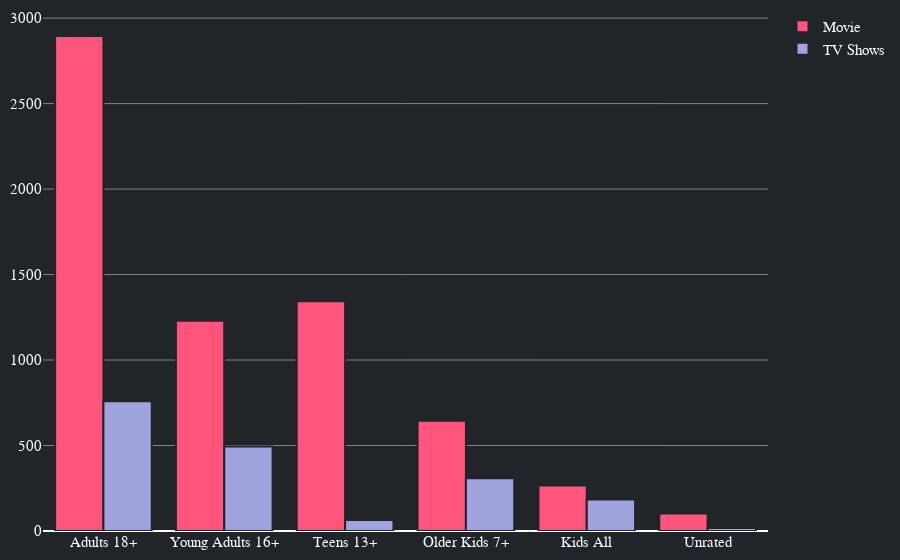

Notebook source saved alongside this figure:
### Markdown cell above
## Rating analysis

We plot in a bar chart ratings present on our dataset divided for type (Movie and TV Show).

**Conclusion:** Here we can notice that most of the contents are made for Adults. Another interesting insights is the fact that movie present more teen than young adoults rating and TV Shows tent to be rated more as Young Adults than Teen.

### Code cell
df = data.copy()
df['rating'].replace('no_data', np.nan, inplace  = True)
df.dropna(inplace=True)
df['count'] = 1
order = pd.DataFrame(df.groupby('rating')['count'].sum().sort_values(ascending=False).reset_index())
rating_order = order['rating'].to_list()
mf = df.groupby('type')['rating'].value_counts().unstack().sort_index().fillna(0).astype(int)[rating_order]
fig = go.Figure()
fig.add_trace(go.Bar(x=mf.columns, y=mf.loc['Movie'],
                base=0,
                marker_color='#ff547c',
                name='Movie'))
fig.add_trace(go.Bar(x=mf.columns,  y= mf.loc['TV Show'],
                marker_color='#a0a3de',
                name='TV Shows'
                ))

fig.update_traces(marker=dict(line=dict(color='#212529', width=2)), hoverlabel=dict(font_size=14,font_family="Arial, san serif",font_color="white") )
fig.update_traces(hovertemplate=('<br>Total %{x}: %{y}<br><extra></extra>'))
fig.update_layout(paper_bgcolor="#212529", plot_bgcolor ='rgba(0, 0, 0, 0)', hoverlabel_bordercolor='#212529',margin=margin, yaxis_gridcolor ='rgba(225, 225, 225, .5)', font_color="white", font_family="Arial, san serif", font_size=15)

fig.update_yaxes(color="white")
fig.update_xaxes(color="white")
fig.write_html('visualization/four.html')
fig.show()

### Figure 1 — Plotly figure (JSON) as saved in the notebook; plotly's stock layout.template omitted (floating-point values rounded to 4 significant figures)
{"data": [{"base": 0, "hoverlabel": {"font": {"color": "white", "family": "Arial, san serif", "size": 14}}, "hovertemplate": "<br>Total %{x}: %{y}<br><extra></extra>", "marker": {"color": "#ff547c", "line": {"color": "#212529", "width": 2}}, "name": "Movie", "type": "bar", "x": ["Adults 18+", "Young Adults 16+", "Teens 13+", "Older Kids 7+", "Kids All", "Unrated"], "y": [2895, 1230, 1344, 645, 266, 102]}, {"hoverlabel": {"font": {"color": "white", "family": "Arial, san serif", "size": 14}}, "hovertemplate": "<br>Total %{x}: %{y}<br><extra></extra>", "marker": {"color": "#a0a3de", "line": {"color": "#212529", "width": 2}}, "name": "TV Shows", "type": "bar", "x": ["Adults 18+", "Young Adults 16+", "Teens 13+", "Older Kids 7+", "Kids All", "Unrated"], "y": [759, 494, 64, 309, 184, 18]}], "layout": {"font": {"color": "white", "family": "Arial, san serif", "size": 15}, "hoverlabel": {"bordercolor": "#212529"}, "margin": {"b": 10, "l": 10, "r": 10, "t": 10}, "paper_bgcolor": "#212529", "plot_bgcolor": "rgba(0, 0, 0, 0)", "xaxis": {"color": "white"}, "yaxis": {"color": "white", "gridcolor": "rgba(225, 225, 225, .5)"}}}
